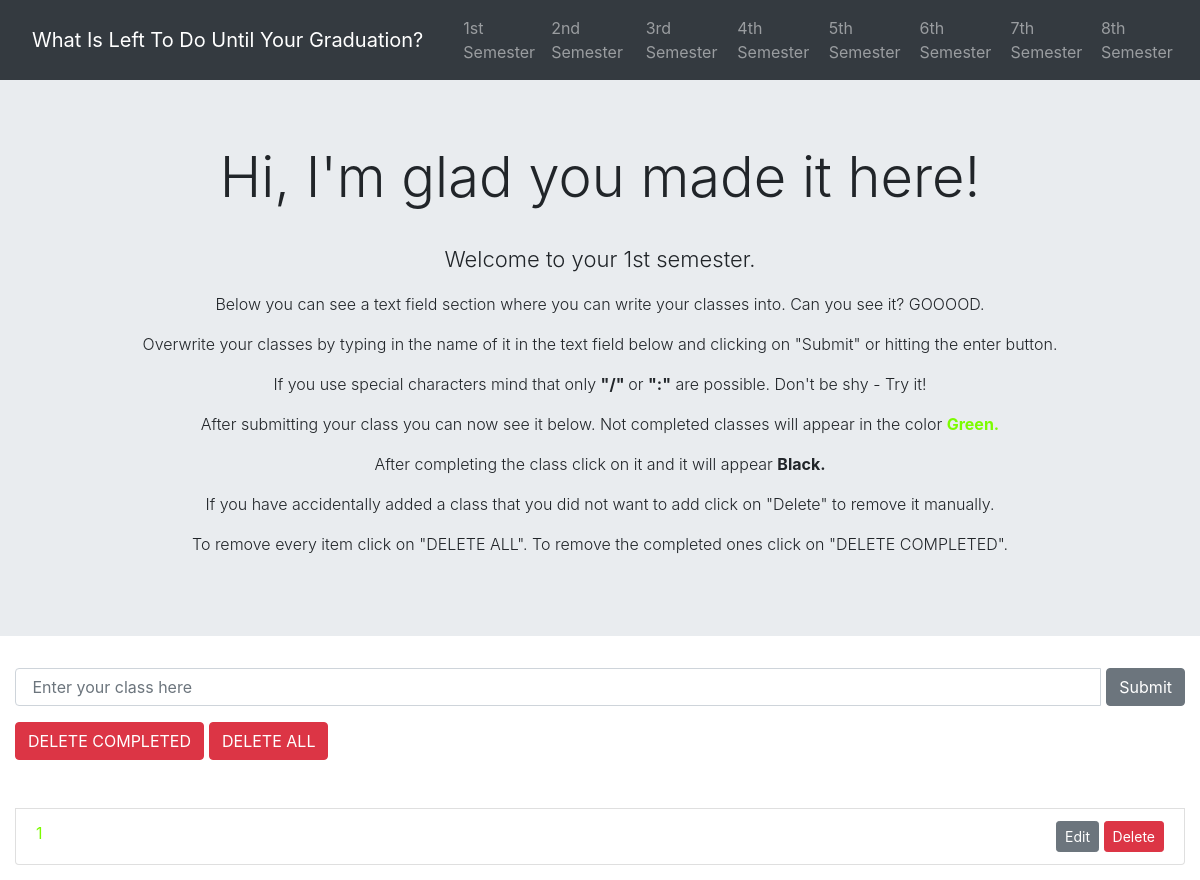
/first_semester.html, run on an earlier commit of the app's database.
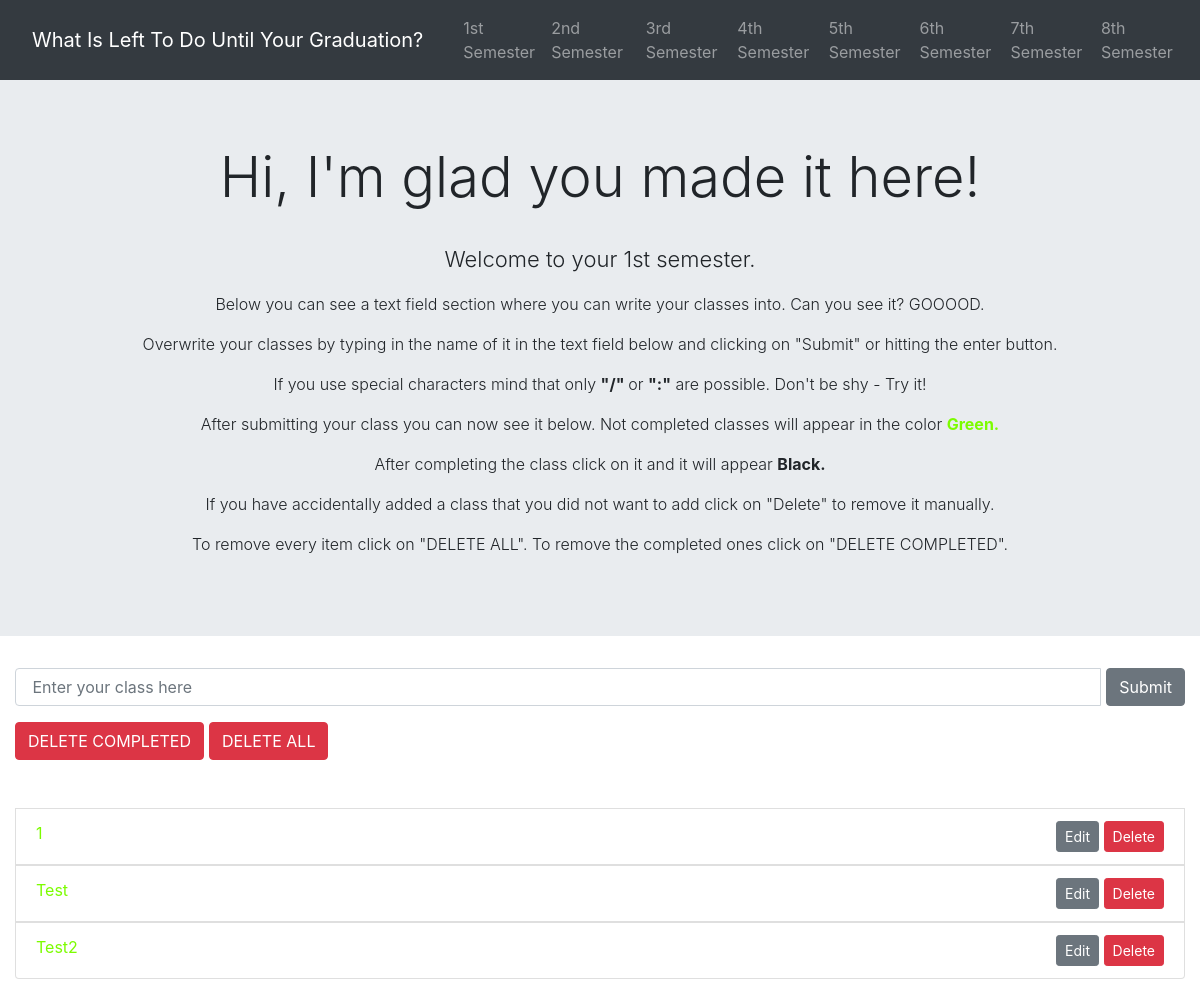
And on a later commit of the database.
### todo/models.py (models this page shows, shortened)
class Todo(models.Model):
    text = models.CharField(max_length=40)
    complete = models.BooleanField(default=False)
    semester = models.IntegerField(default=1)

### todo/views.py (the view)
# urls.py: path('first_semester.html', views.first, name='first'),
def first(request):
    todo_list = Todo.objects.filter(semester=1) and Todo.objects.order_by('id')
    form = TodoForm()
    context = {'todo_list': todo_list, 'form': form}
    return render(request, 'todo/first_semester.html', context)

### todo/forms.py
class TodoForm(forms.Form):
    text = forms.CharField(max_length=40,
                           widget=forms.TextInput(
                               attrs={'class': 'form-control', 'placeholder': ' Enter your class here',
                                      'autocomplete': 'off', 'pattern': '[A-Za-z1-3:/ ]+'})
                           )

### todo/templates/todo/first_semester.html (shortened to what the changed rows need)
<head>
    <link rel="stylesheet" href="https://stackpath.bootstrapcdn.com/bootstrap/4.5.0/css/bootstrap.min.css"
>
</head>
<body>
<div class="jumbotron jumbotron-fluid">
    <div class="container" style="text-align: center;">
        <h1 class="display-4">Hi, I'm glad you made it here!</h1>
        <br>
    </div>
</div>
<div class="container-fluid">
    <div class="row mt-4">
        <div class="col-lg-12 col-lg-offset-4">
            <div class="row mt-5">
                <div class="col">
                    <ul class="list-group" style="margin-bottom: 15px">
                        {% for todo in todo_list %}
                        {% if todo.complete %}
                        <li class="list-group-item todo-completed">{{ todo.text }}
                            <div class="float-right">
                                <a href="{% url 'edit' todo.id %}">
                                    <button type="button" class="btn btn-secondary btn-sm">Edit
                                    </button>
                                </a>
                                <a href="{% url 'delete' todo.id %}">
                                    <button type="submit" class="btn btn-danger btn-sm">Delete
                                    </button>
                                </a>
                            </div>
                        </li>
                        {% else %}
                        <a style="color: lawngreen; text-decoration: none " href="{% url 'complete' todo.id %}">
                            <li class="list-group-item">{{ todo.text }}
                                <div class="float-right">
                                    <a href="{% url 'edit' todo.pk %}">
                                        <button type="button"
                                                class="btn btn-secondary btn-sm">Edit
                                        </button>
                                    </a>
                                    <a href="{% url 'delete' todo.id %}">
                                        <button type="submit" class="btn btn-danger btn-sm ">Delete
                                        </button>
                                    </a>
                                </div>
                            </li>
                        </a>
                        {% endif %}
                        {% endfor %}
                    </ul>
                </div>
            </div>
        </div>
    </div>
</div>
</body>

What changed in the data, as far as the page shows it:
added Todo: text "Test"
added Todo: text "Test2"
